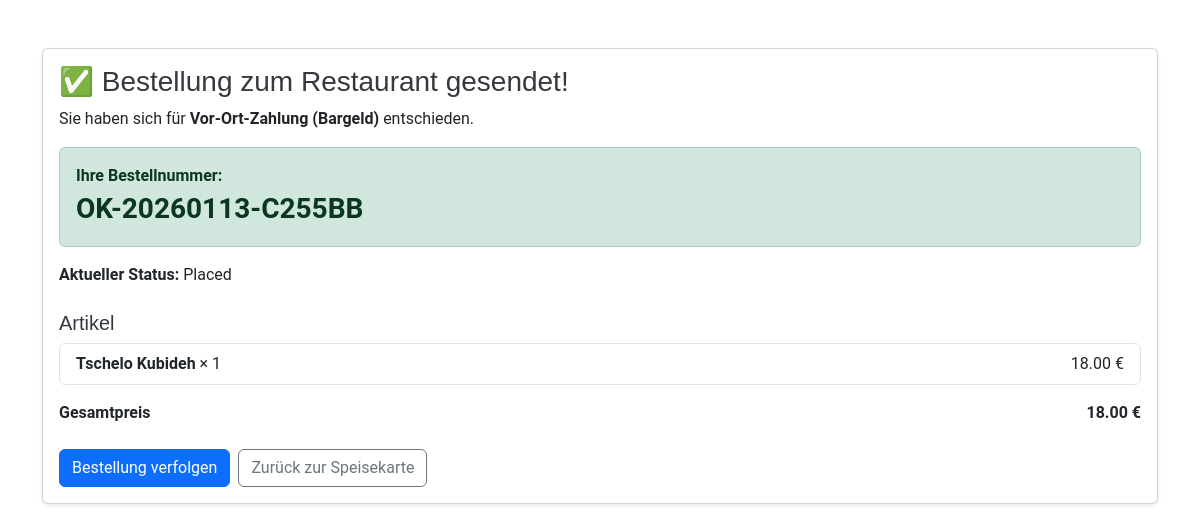
Page /order/success/OK-20260113-C255BB/ on the earlier database version.
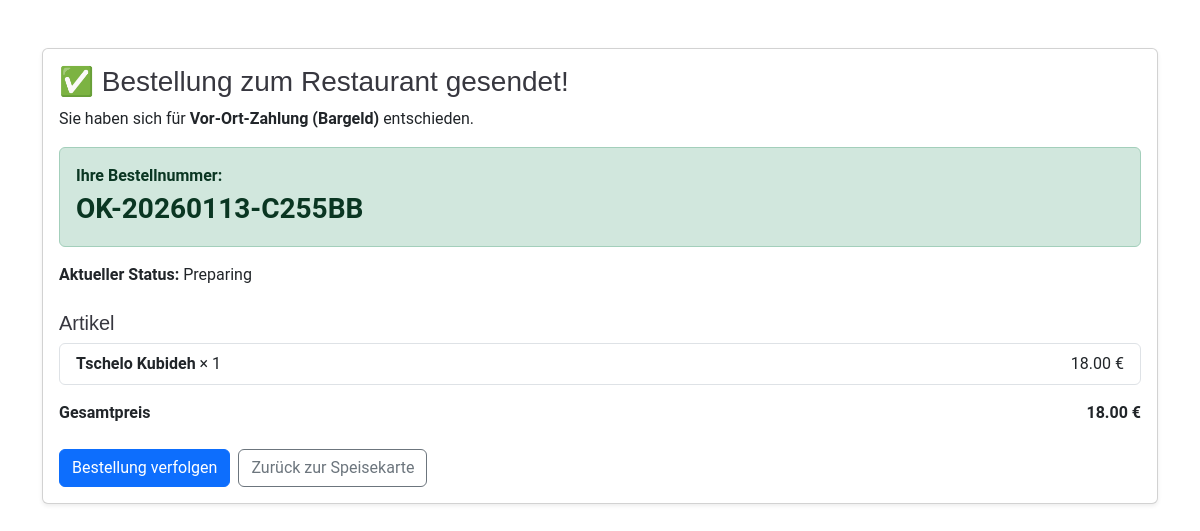
Same page on the later database version.
### FoodOrdering/models.py (models this page shows, shortened)
class Order(models.Model):
    STATUS_CHOICES = (
        ("CART", "Cart"),
        ("PLACED", "Placed"),
        ("PREPARING", "Preparing"),
        ("DELIVERING", "Delivering"),
        ("COMPLETED", "Completed"),
        ("CANCELLED", "Cancelled"),
    )
    user = models.ForeignKey(settings.AUTH_USER_MODEL, on_delete=models.SET_NULL, null=True, blank=True)
    full_name = models.CharField(max_length=120)
    phone = models.CharField(max_length=50)
    email = models.EmailField(blank=True)
    address_line = models.CharField(max_length=255, blank=True)  # for delivery
    city = models.CharField(max_length=120, blank=True)
    postal_code = models.CharField(max_length=20, blank=True)
    notes = models.TextField(blank=True)
    status = models.CharField(max_length=12, choices=STATUS_CHOICES, default="CART")
    created_at = models.DateTimeField(auto_now_add=True)
    placed_at = models.DateTimeField(null=True, blank=True)
    payment_method = models.CharField(max_length=20, blank=True)  # "CASH" or "STRIPE"
    is_paid = models.BooleanField(default=False)
    stripe_session_id = models.CharField(max_length=255, blank=True)
    stripe_payment_intent_id = models.CharField(max_length=255, blank=True)
    order_number = models.CharField(max_length=20, unique=True, null=True, blank=True, db_index=True)
    def total_price(self):
        return sum(item.total_price() for item in self.items.all())

class OrderItem(models.Model):
    order = models.ForeignKey(Order, on_delete=models.CASCADE, related_name="items")
    product = models.ForeignKey(Product, on_delete=models.PROTECT)
    quantity = models.PositiveIntegerField(default=1)
    price_at_time = models.DecimalField(max_digits=8, decimal_places=2)
    def options_total(self):
        return sum(o.price_delta_at_time for o in self.chosen_options.all())
    def unit_total(self):
        return self.price_at_time + self.options_total()
    def total_price(self):
        return self.unit_total() * self.quantity

### FoodOrdering/views.py (the view)
# urls.py: path("order/success/<str:order_number>/", views.order_success, name="order_success"),
def order_success(request, order_number):
    order = get_object_or_404(Order, order_number=order_number)
    return render(request, "order_success.html", {"order": order})

### templates/order_success.html (shortened to what this page needs)
{% load static %}
<!DOCTYPE html>
<html lang="de">
<head>
  <link href="{% static 'assets/vendor/bootstrap/css/bootstrap.min.css' %}" rel="stylesheet">
  <link href="{% static 'assets/css/main.css' %}" rel="stylesheet">
</head>
<body>
<div class="container my-5">
  <div class="card shadow-sm">
    <div class="card-body">
      <h3 class="mb-2">✅ Bestellung zum Restaurant gesendet!</h3>
      <p class="mb-3">Sie haben sich für <strong>Vor-Ort-Zahlung (Bargeld)</strong> entschieden.</p>
      <div class="alert alert-success">
        <div><strong>Ihre Bestellnummer:</strong></div>
        <div class="fs-3 fw-bold">{{ order.order_number }}</div>
      </div>
      <div class="mb-3">
        <strong>Aktueller Status:</strong> {{ order.get_status_display }}
      </div>
      <h5 class="mt-4">Artikel</h5>
      <ul class="list-group">
        {% for item in order.items.all %}
          <li class="list-group-item d-flex justify-content-between">
            <div>
              <strong>{{ item.product.name }}</strong> × {{ item.quantity }}
            </div>
            <div>{{ item.total_price }} €</div>
          </li>
        {% endfor %}
      </ul>
      <div class="d-flex justify-content-between mt-3">
        <strong>Gesamtpreis</strong>
        <strong>{{ order.total_price }} €</strong>
      </div>
      <div class="mt-4 d-flex gap-2">
        <a class="btn btn-primary" href="{% url 'track_order' %}">Bestellung verfolgen</a>
        <a class="btn btn-outline-secondary" href="{% url 'home' %}">Zurück zur Speisekarte</a>
      </div>
    </div>
  </div>
</div>
</body>
</html>

Differences in the rows shown:
changed Order "OK-20260113-C255BB": status "Placed" → "Preparing"
